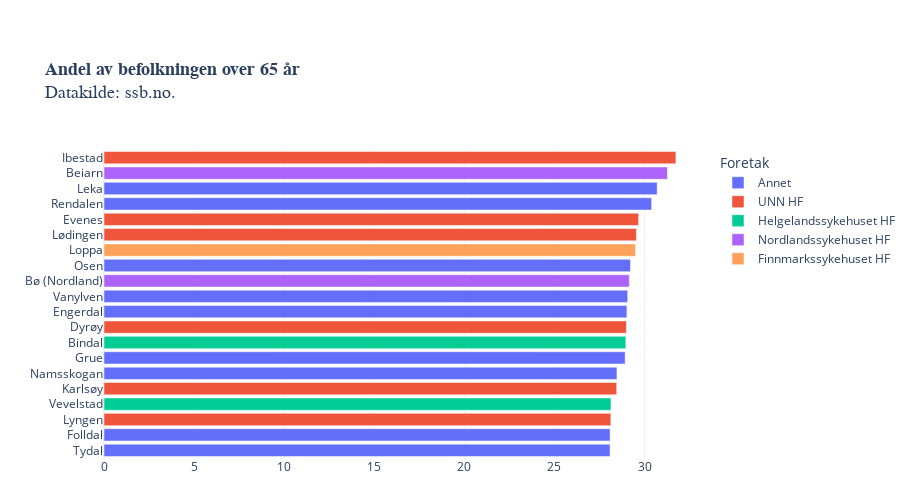

The cell this chart's notebook holds for it:
### Code cell
legend = [i for i in df["Kommune_x"].dropna().unique()]
legend.sort()

fig = px.bar(bars, 
             x='Andel over 65 år', y='Kommune_x', 
             orientation='h',
             category_orders={"Foretak kort": legend},
             height=500,
             title = "<b>Andel av befolkningen over 65 år</b><br>Datakilde: ssb.no.",
             color='Foretak',
             hover_name="Kommune_x",
             hover_data=["Andel over 65 år"],
             template = "plotly_white", 
             #labels = {"Vekstrate": "daglig vekst (%)", "- 1 uke": "Daglig vekst for en uke siden", "text": "Dager før dobling med dagens vekst"},
            )


fig.layout.coloraxis.showscale = False

fig.update_layout(
    yaxis=dict(
        separatethousands=True,
        categoryorder = 'total ascending',
        title_text="",
        fixedrange=True,
    ), xaxis=dict(fixedrange=True,
                 title_text=""),
    title_font=dict(family="Helvetica", size=18),
        margin=dict(b=150)) #bottom margin

fig.update_layout(autosize=True,
    margin=dict(l=100, r=100, t=150, b=0),
    paper_bgcolor='rgba(0, 0, 0, 0)'
    #plot_bgcolor='rgb(248, 248, 255)'    
                 )

#plotly.offline.plot(fig, filename='COVID_moment_fylke.html')
#py.plot(fig, filename='COVID19_vekstmomentum_fylker.html', auto_open=False)
fig.show()

### Figure 1 — Plotly figure (JSON) as saved in the notebook; plotly's stock layout.template omitted (floating-point values rounded to 4 significant figures)
{"data": [{"alignmentgroup": "True", "customdata": [[28.09], [28.09], [28.47], [28.92], [29.02], [29.07], [29.22], [30.39], [30.7]], "hoverlabel": {"namelength": 0}, "hovertemplate": "<b>%{hovertext}</b><br><br>Foretak=Annet<br>Andel over 65 år=%{customdata[0]}<br>Kommune_x=%{y}", "hovertext": ["Tydal", "Folldal", "Namsskogan", "Grue", "Engerdal", "Vanylven", "Osen", "Rendalen", "Leka"], "legendgroup": "Annet", "marker": {"color": "#636efa"}, "name": "Annet", "offsetgroup": "Annet", "orientation": "h", "showlegend": true, "textposition": "auto", "type": "bar", "x": [28.09, 28.09, 28.47, 28.92, 29.02, 29.07, 29.22, 30.39, 30.7], "xaxis": "x", "y": ["Tydal", "Folldal", "Namsskogan", "Grue", "Engerdal", "Vanylven", "Osen", "Rendalen", "Leka"], "yaxis": "y"}, {"alignmentgroup": "True", "customdata": [[28.13], [28.45], [28.99], [29.55], [29.67], [31.74]], "hoverlabel": {"namelength": 0}, "hovertemplate": "<b>%{hovertext}</b><br><br>Foretak=UNN HF<br>Andel over 65 år=%{customdata[0]}<br>Kommune_x=%{y}", "hovertext": ["Lyngen", "Karlsøy", "Dyrøy", "Lødingen", "Evenes", "Ibestad"], "legendgroup": "UNN HF", "marker": {"color": "#EF553B"}, "name": "UNN HF", "offsetgroup": "UNN HF", "orientation": "h", "showlegend": true, "textposition": "auto", "type": "bar", "x": [28.13, 28.45, 28.99, 29.55, 29.67, 31.74], "xaxis": "x", "y": ["Lyngen", "Karlsøy", "Dyrøy", "Lødingen", "Evenes", "Ibestad"], "yaxis": "y"}, {"alignmentgroup": "True", "customdata": [[28.14], [28.96]], "hoverlabel": {"namelength": 0}, "hovertemplate": "<b>%{hovertext}</b><br><br>Foretak=Helgelandssykehuset HF<br>Andel over 65 år=%{customdata[0]}<br>Kommune_x=%{y}", "hovertext": ["Vevelstad", "Bindal"], "legendgroup": "Helgelandssykehuset HF", "marker": {"color": "#00cc96"}, "name": "Helgelandssykehuset HF", "offsetgroup": "Helgelandssykehuset HF", "orientation": "h", "showlegend": true, "textposition": "auto", "type": "bar", "x": [28.14, 28.96], "xaxis": "x", "y": ["Vevelstad", "Bindal"], "yaxis": "y"}, {"alignmentgroup": "True", "customdata": [[29.16], [31.27]], "hoverlabel": {"namelength": 0}, "hovertemplate": "<b>%{hovertext}</b><br><br>Foretak=Nordlandssykehuset HF<br>Andel over 65 år=%{customdata[0]}<br>Kommune_x=%{y}", "hovertext": ["Bø (Nordland)", "Beiarn"], "legendgroup": "Nordlandssykehuset HF", "marker": {"color": "#ab63fa"}, "name": "Nordlandssykehuset HF", "offsetgroup": "Nordlandssykehuset HF", "orientation": "h", "showlegend": true, "textposition": "auto", "type": "bar", "x": [29.16, 31.27], "xaxis": "x", "y": ["Bø (Nordland)", "Beiarn"], "yaxis": "y"}, {"alignmentgroup": "True", "customdata": [[29.5]], "hoverlabel": {"namelength": 0}, "hovertemplate": "<b>%{hovertext}</b><br><br>Foretak=Finnmarkssykehuset HF<br>Andel over 65 år=%{customdata[0]}<br>Kommune_x=%{y}", "hovertext": ["Loppa"], "legendgroup": "Finnmarkssykehuset HF", "marker": {"color": "#FFA15A"}, "name": "Finnmarkssykehuset HF", "offsetgroup": "Finnmarkssykehuset HF", "orientation": "h", "showlegend": true, "textposition": "auto", "type": "bar", "x": [29.5], "xaxis": "x", "y": ["Loppa"], "yaxis": "y"}], "layout": {"autosize": true, "barmode": "relative", "coloraxis": {"showscale": false}, "height": 500, "legend": {"title": {"text": "Foretak"}, "tracegroupgap": 0}, "margin": {"b": 0, "l": 100, "r": 100, "t": 150}, "paper_bgcolor": "rgba(0, 0, 0, 0)", "title": {"font": {"family": "Helvetica", "size": 18}, "text": "<b>Andel av befolkningen over 65 år</b><br>Datakilde: ssb.no."}, "xaxis": {"anchor": "y", "domain": [0, 1], "fixedrange": true, "title": {"text": ""}}, "yaxis": {"anchor": "x", "categoryorder": "total ascending", "domain": [0, 1], "fixedrange": true, "separatethousands": true, "title": {"text": ""}}}}
